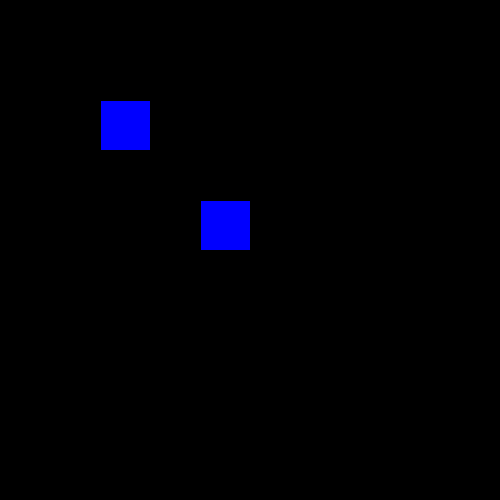
Frame 1 (no input)
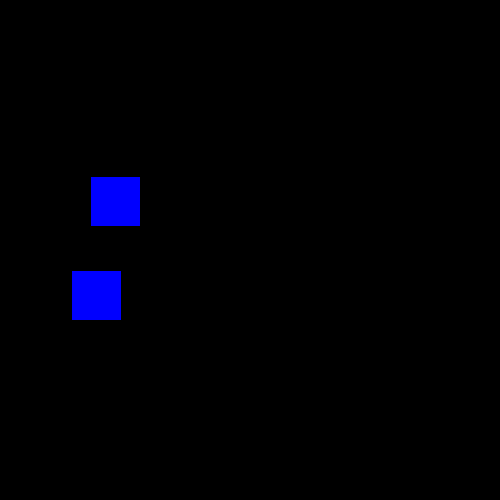
Frame 60 (the mouse pressed at the canvas centre just before this capture)
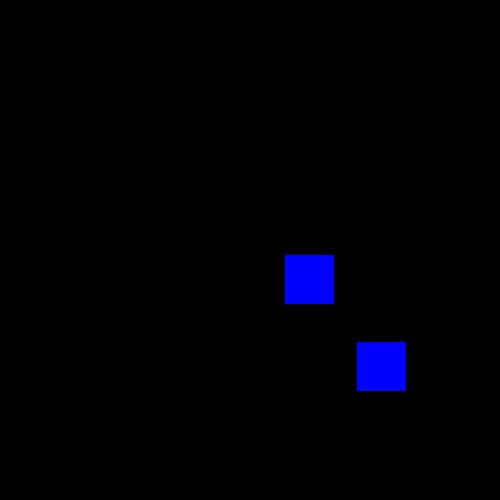
Frame 120 (the mouse held since frame 60 and released just before this capture)

The Processing sketch that drew these frames (run headless with seeded random() and noise(); from frame 60 on, the mouse is pressed at the canvas centre):

// Processing sketch: rect_moved_backgroung_change
// ── rect_moved_backgroung_change.pde
Mover m1, m2;
void setup()
{
  size(500, 500);
  m1=new Mover(100, 100, 50);
  m2=new Mover(200, 200, 50);
  
  
}
void draw()
{background(0);
  
  m1.display();
  m1.moved();
  m1.check();

  m2.display();
  m2.moved();
  m2.check();
  

}
class Mover
{
  float x; 
  float y;
  float D;
  float r;
  float speedx =random( -5);
  float speedy = random(5);
  Mover(float ptr1, float ptr2, float ptr3)
  {
    x = ptr1;
    y = ptr2;
    r = ptr3;
  }
  void display()
  {
    fill(0, 0, 255);
    rect(x, y, r, r);
  }
  void moved()
  {
    x += speedx;
    y += speedy;
  }
  void check()
  {
    if (x>width||x<0)
      speedx = speedx*-1;
    if (y>height||y<0)
      speedy = speedy*-1;

    D=dist(m1.x, m1.y, m2. x, m2. y);
    if (D<r/2+r/2 )
      background(255,0,0);
  }
}
